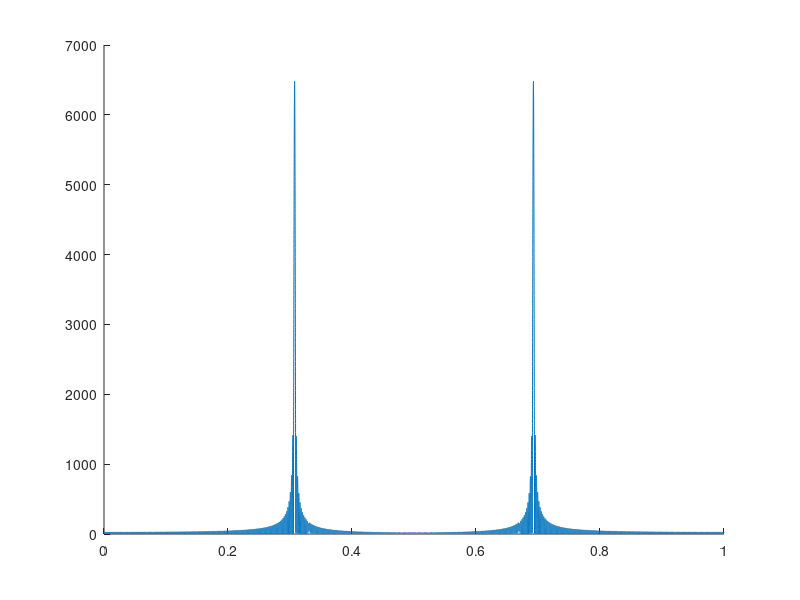

MATLAB code for this plot: (Note: this script raises an error after producing the figure.)
numPeaks = 2;

%Phase and Magnitude Initializations
A0 = 25.3;
f0 = .3074;
theta0 = .1234;

A1 = 0.2;
f1 = 0.33;
theta1 = .5678;

N1 = 512; %% samples
n = 0:N1-1;
x = A0*cos(2*pi*f0*n+theta0) + A1*cos(2*pi*f1*n+theta1);

%figure(1);clf;
%stem(n,x);


X = fft(x);
f = (0:N1-1)/N1;
figure(2); clf;


%stem(f,abs(X),'.');

N2 = 64*1024;
X2 = fft(x, N2);
f2 = (0:N2-1)/N2;
hold on;
plot(f2,abs(X2));

figure(3); clf;
w = kaiser(512, 8)';
H = sum(w);
X3 = fft(x.*w,N2);
%plot(f2,abs(X3));
dBX3 = 20*log10(abs(X3));
[peaks, locations] = findpeaks(dBX3(1:end/2), f2(1:end/2), 'SortStr','descend');


plot(f2(1:end/2), dBX3(1:end/2));

detectedMags = zeros(1,numPeaks);
detectedFreqs = zeros(1,numPeaks);

for i = 1:numPeaks
    detectedMags(i) = 10^(peaks(i)/20)*2/H;
    detectedFreqs(i) = locations(i);
end
